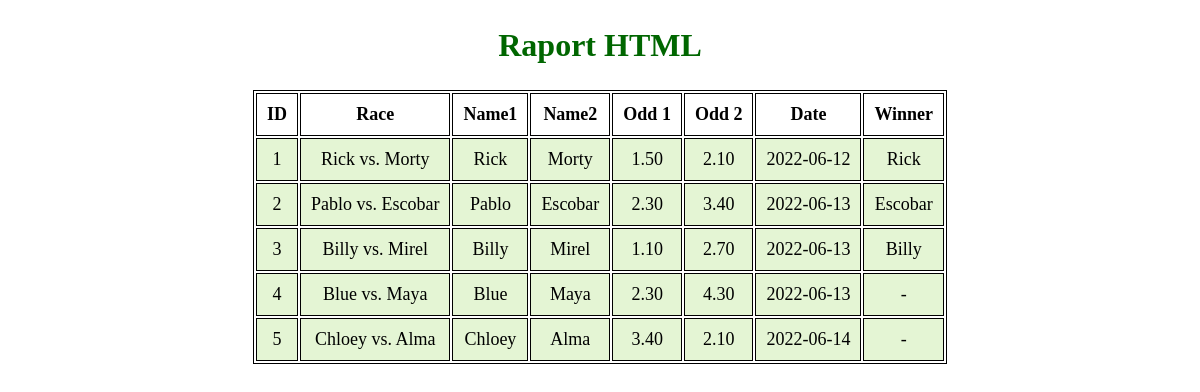
The page /Front-end/Admin/view_races.php on the database its author committed.
### tables this page shows
CREATE TABLE `RACES` (
  `id` int(11) NOT NULL AUTO_INCREMENT PRIMARY KEY,
  `race` varchar(100) NOT NULL,
  `name1`  varchar(100) NOT NULL,
  `name2` varchar(100) NOT NULL,
  `odd_1` decimal(3,2) NOT NULL,
  `odd_2` decimal(3,2) NOT NULL,
  `date` date NOT NULL,
  `winner` varchar(100)
);

### Front-end/Admin/view_races.php (the view, shortened to what this page needs)
<?php
$conn = mysqli_connect("localhost", "root", "", "tw");
$sql = " SELECT * FROM races ORDER BY id ASC ";
$result = $conn->query($sql);
?>
<!DOCTYPE html>
<html lang="en">
<head>
</head>
<body>
    <section>
        <h1>Raport HTML</h1>
        <table>
            <tr>
                <th>ID</th>
                <th>Race</th>
                <th>Name1</th>
                <th>Name2</th>
                <th>Odd 1</th>
                <th>Odd 2</th>
                <th>Date</th>
                <th>Winner</th>
            </tr>
            <?php
                while($rows=$result->fetch_assoc())
                {
            ?>
            <tr>
                <td><?php echo $rows['id'];?></td>
                <td><?php echo $rows['race'];?></td>
                <td><?php echo $rows['name1'];?></td>
                <td><?php echo $rows['name2'];?></td>
                <td><?php echo $rows['odd_1'];?></td>
                <td><?php echo $rows['odd_2'];?></td>
                <td><?php echo $rows['date'];?></td>
                <td><?php echo $rows['winner'];?></td>
            </tr>
            <?php
                }
            ?>
        </table>
    </section>
</body>
</html>

### Front-end/Admin/view_races.php (style rules this page uses)
table { margin: 0 auto; font-size: large; border: 1px solid black; }
h1 { text-align: center; color: #006600; font-size: xx-large; font-family: 'Gill Sans', 'Gill Sans MT', ' Calibri', 'Trebuchet MS', 'sans-serif'; }
td { background-color: #E4F5D4; border: 1px solid black; }
th, td { font-weight: bold; border: 1px solid black; padding: 10px; text-align: center; }
td { font-weight: lighter; }

### rows shown on the page
races: id "1", race "Rick vs. Morty", name1 "Rick", name2 "Morty", odd_1 "1.50", odd_2 "2.10", date "2022-06-12", winner "Rick"
races: id "2", race "Pablo vs. Escobar", name1 "Pablo", name2 "Escobar", odd_1 "2.30", odd_2 "3.40", date "2022-06-13", winner "Escobar"
races: id "3", race "Billy vs. Mirel", name1 "Billy", name2 "Mirel", odd_1 "1.10", odd_2 "2.70", date "2022-06-13", winner "Billy"
races: id "4", race "Blue vs. Maya", name1 "Blue", name2 "Maya", odd_1 "2.30", odd_2 "4.30", date "2022-06-13", winner "-"
races: id "5", race "Chloey vs. Alma", name1 "Chloey", name2 "Alma", odd_1 "3.40", odd_2 "2.10", date "2022-06-14", winner "-"
